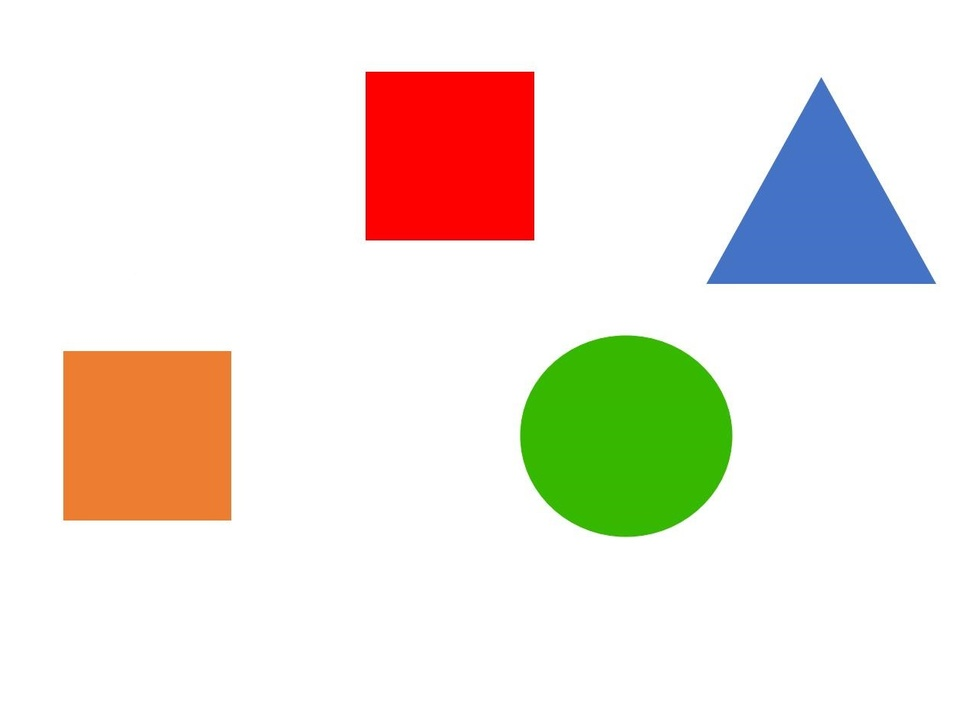
#> input picture TASK 2/Image1.jpg, 977 x 722 px, shrunk from 1280 x 946 before the run
$ python 'IP task2.py'
#> lines starting #> are read from the running program, lines starting #| are printed output that depends on the picture; after the words box and inside, x2 and y2 are one past the last pixel; in counts of white or black regions, pixels touching at a corner belong together; long printed decimals are rounded
import cv2 as cv
import numpy as np
img1= cv.imread("Image1.jpg")
#> img1 is the input picture: shape (722, 977, 3); mean B, G, R 222.3, 231.2, 238.2
img2= cv.imread("Image2.png")
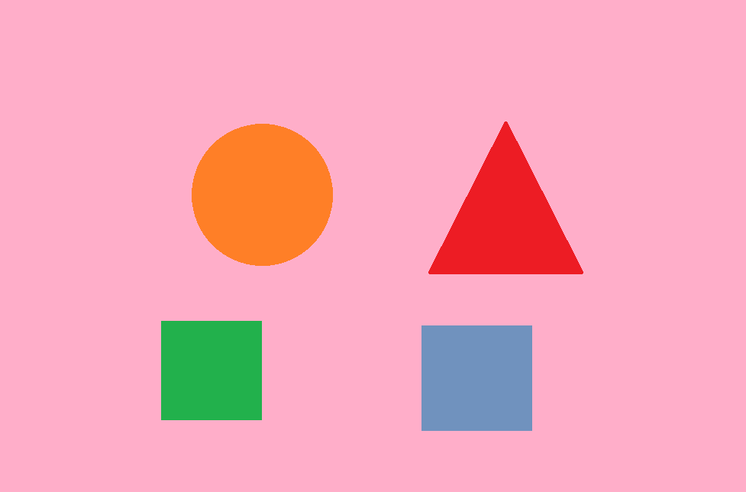
#> input picture TASK 2/Image2.png, 746 x 492 px, shrunk from 977 x 644 before the run
#> img2 is the input picture: shape (492, 746, 3); mean B, G, R 184.8, 166.3, 243.8
gray1=cv.cvtColor(img1,cv.COLOR_BGR2GRAY)
gray2=cv.cvtColor(img2,cv.COLOR_BGR2GRAY)
ret,thresh1=cv.threshold(gray1,200,300,0)
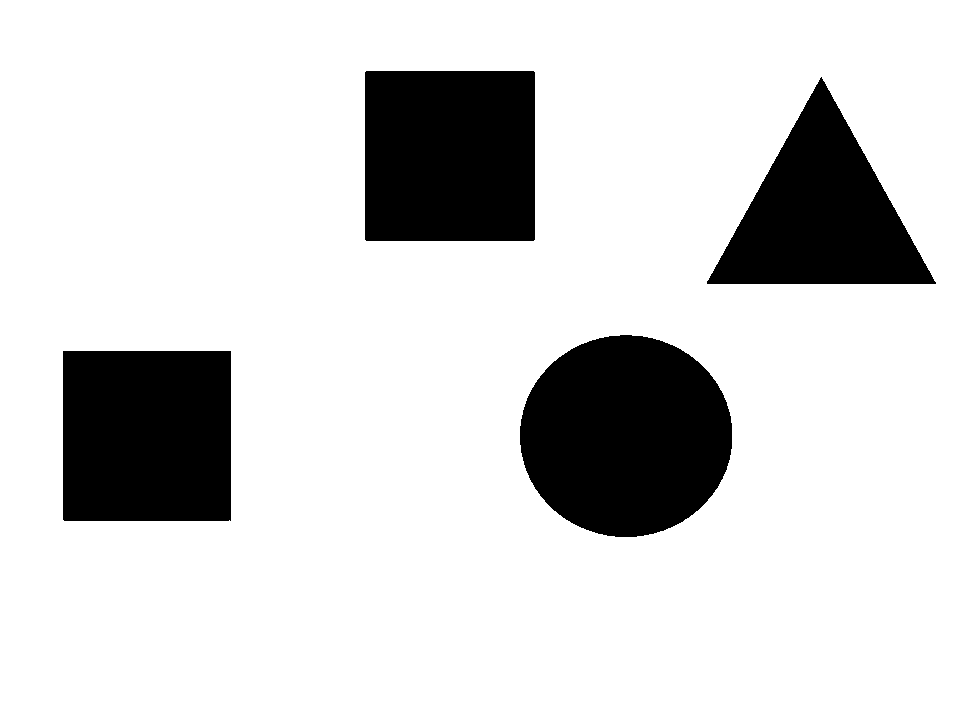
#> thresh1: shape (722, 977); 83.7% white; 4 black regions, box (x1, y1, x2, y2) and area: (520, 335, 732, 537) 33658, (365, 71, 535, 241) 28896, (63, 351, 231, 521) 28558, (707, 77, 936, 284) 23869
ret,thresh2=cv.threshold(gray2,200,300,0)
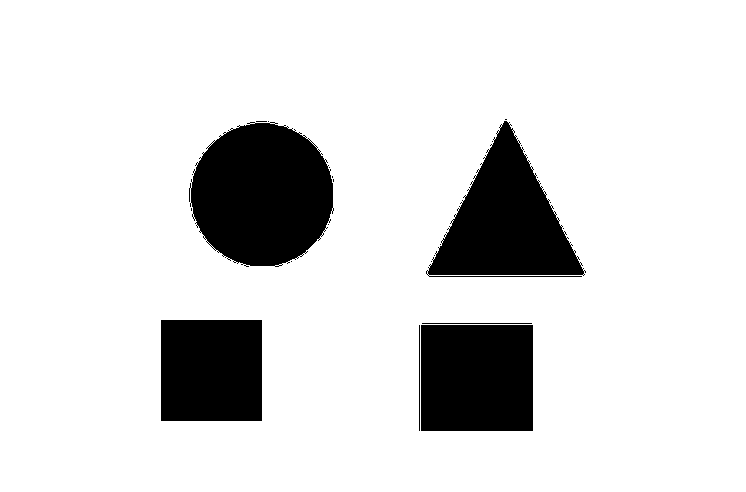
#> thresh2: shape (492, 746); 86% white; 25 black regions (19 under 20 px)
contours1,hierarchy=cv.findContours(thresh1,cv.RETR_TREE,cv.CHAIN_APPROX_SIMPLE)
#> contours1 = 5 contours; box (x1, y1, x2, y2) and area: (0, 0, 977, 722) 703696, (519, 334, 733, 538) 33951, (364, 70, 536, 242) 29233, (62, 350, 232, 522) 28894, (706, 76, 937, 285) 24190
contours2,hierarchy=cv.findContours(thresh2,cv.RETR_TREE,cv.CHAIN_APPROX_SIMPLE)
#> contours2 = 287 contours, 277 with area under 20; largest, box (x1, y1, x2, y2) and area: (0, 0, 746, 492) 365795, (190, 122, 334, 267) 16191, (427, 120, 585, 276) 12736, (420, 324, 534, 432) 12089, (160, 319, 263, 422) 10402
cnt1=contours1[0]
#> cnt1 = [[0, 0], [0, 721], [976, 721], [976, 0]]
cnt2=contours2[0]
#> cnt2 = [[0, 0], [0, 491], [745, 491], [745, 0]]
M1=cv.moments(cnt1)
#> M1 = moments, m00 703696, centre m10/m00, m01/m00 = (488, 360.5)
M2=cv.moments(cnt2)
#> M2 = moments, m00 365795, centre m10/m00, m01/m00 = (372.5, 245.5)
cx1=int(M1['m10']/M1['m00'])
#> cx1 = 488
cy1=int(M1['m01']/M1['m00'])
#> cy1 = 360
cx2=int(M2['m10']/M2['m00'])
#> cx2 = 372
cy2=int(M2['m01']/M2['m00'])
#> cy2 = 245
area1=[]
area2=[]
def funcA():
    print("NO. OF ROWS,COLUMNS AND CHANNELS :")
    print("image 1")
    print(img1.shape)
#| (722, 977, 3)
    print("image 2")
    print(img2.shape)
#| (492, 746, 3)


def funcB():
    print("THE VALUE OF INTENSITY IN RED,GREEN AND BLUE ORDER AT THE CENTRE:")
    print("image 1")
    px=img1[cx1,cy1,(2,1,0)]
#> px = [255, 255, 255]
    print(px)
#| [255 255 255]
    print("image 2")
    qx=img2[cx2,cy2,(2,1,0)]
#> qx = [34, 177, 76]
    print(qx)
#| [ 34 177  76]


def funcC():
    cv.drawContours(img1,contours1,-1,(0,255,0),3)
#> img1: shape (722, 977, 3); 3.27% of pixels changed, all inside (x1, y1, x2, y2) = (0, 0, 977, 722)
    cv.drawContours(img2,contours2,-1,(0,255,0),3)
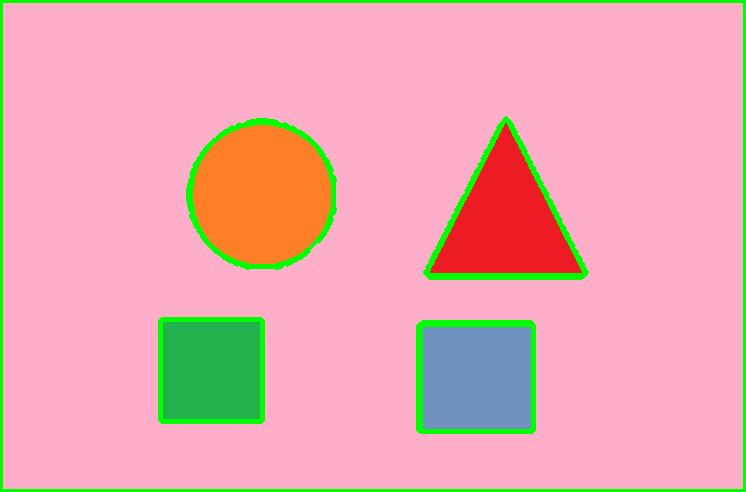
#> img2: shape (492, 746, 3); 4.84% of pixels changed, all inside (x1, y1, x2, y2) = (0, 0, 746, 492)
    cv.imshow("image1",img1)
    cv.imshow("image2",img2)
    print("Image 1:")
    for i in range(len(contours1)):
       print("Area of contour"+str(i+1)+"=",cv.contourArea(contours1[i]))
       print("Perimeter of contour"+str(i+1)+"=",cv.arcLength(contours1[i],True))
#> this loop made 5 passes
#| Area of contour1= 703696.0
#| Perimeter of contour1= 3394.0
#| Area of contour2= 28894.5
#| Perimeter of contour2= 677.899
#| Area of contour3= 33951.0
#| Perimeter of contour3= 689.068
#| Area of contour4= 24190.0
#| Perimeter of contour4= 740.098
#| Area of contour5= 29233.0
#| Perimeter of contour5= 679.314
    print("Image 2:")
    for i in range(len(contours2)):
       print("Area of contour"+str(i+1)+"=",cv.contourArea(contours2[i]))
       print("Perimeter of contour"+str(i+1)+"=",cv.arcLength(contours2[i],True))
#> this loop made 287 passes
#> (printed output is left out)

def funcD():
    ig1= cv.imread("Image1.jpg")
    ig2= cv.imread("Image2.png")
    for i in range(1,len(contours1)):
       x=cv.contourArea(contours1[i])
       area1.append(x)
#> this loop made 4 passes
#> x on passes 1 to 4: 28894.5, 33951, 24190, 29233
#> after the loop, area1 = [28894.5, 33951, 24190, 29233]
    print("image 1:")
    print("maximum area =",max(area1))
    m=int(area1.index(max(area1)))
#> m = 1
    print("it's perimeter=",cv.arcLength(contours1[m+1],True))
    cv.drawContours(ig1,contours1,m+1,(0,255,0),3)
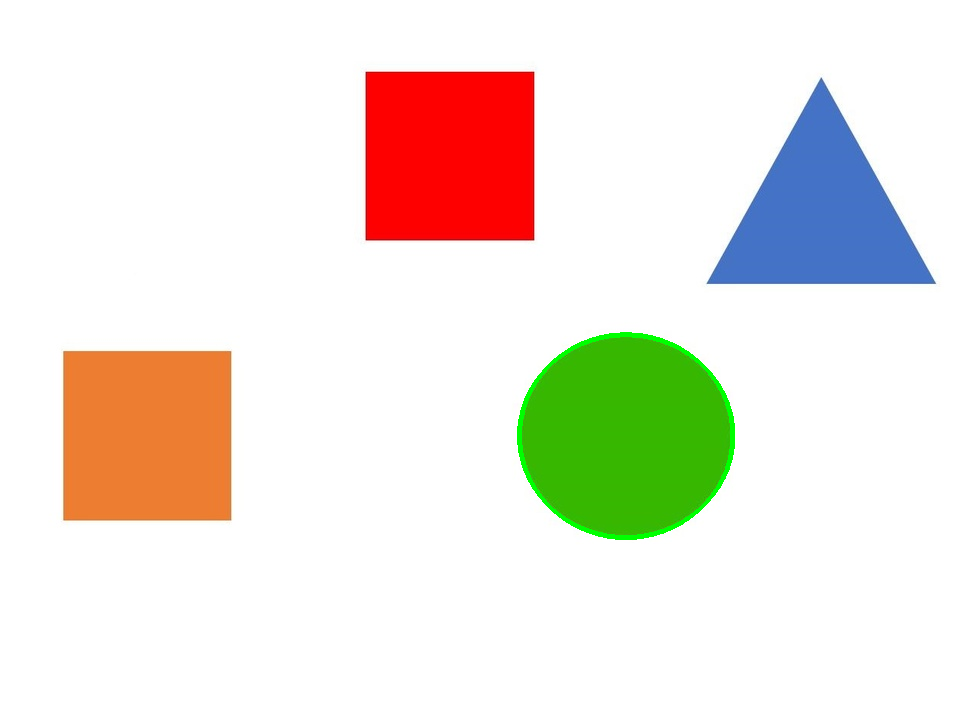
#> ig1: shape (722, 977, 3); 0.42% of pixels changed, all inside (x1, y1, x2, y2) = (517, 332, 735, 540)
    cv.imshow("imag1",ig1)
    for i in range(1,len(contours2)):
       u=cv.contourArea(contours2[i])
       area2.append(u)
#> this loop made 286 passes
#> u on passes 1 to 3: 12089, 212, 220
#> after the loop, area2 = 286 values, max 16191 at index 277, min 2 at index 5, mean 185.1
    print("image 2:")
    print("maximum area 2 =",max(area2))
    n=int(area2.index(max(area2)))
#> n = 277
    print("it's perimeter =",cv.arcLength(contours2[n+1],True))
    cv.drawContours(ig2,contours2,n+1,(0,255,0),3)
#> ig2: shape (492, 746, 3); 0.55% of pixels changed, all inside (x1, y1, x2, y2) = (188, 120, 336, 269)
    cv.imshow("imag2",ig2)
def funcE():
    cv.imshow("picture1",gray1)
    cv.imshow("picture2",gray2)

def funcF():
    r1=img1.copy()
    r2=img2.copy()
    r1[:,:,0]=0
    r1[:,:,1]=0
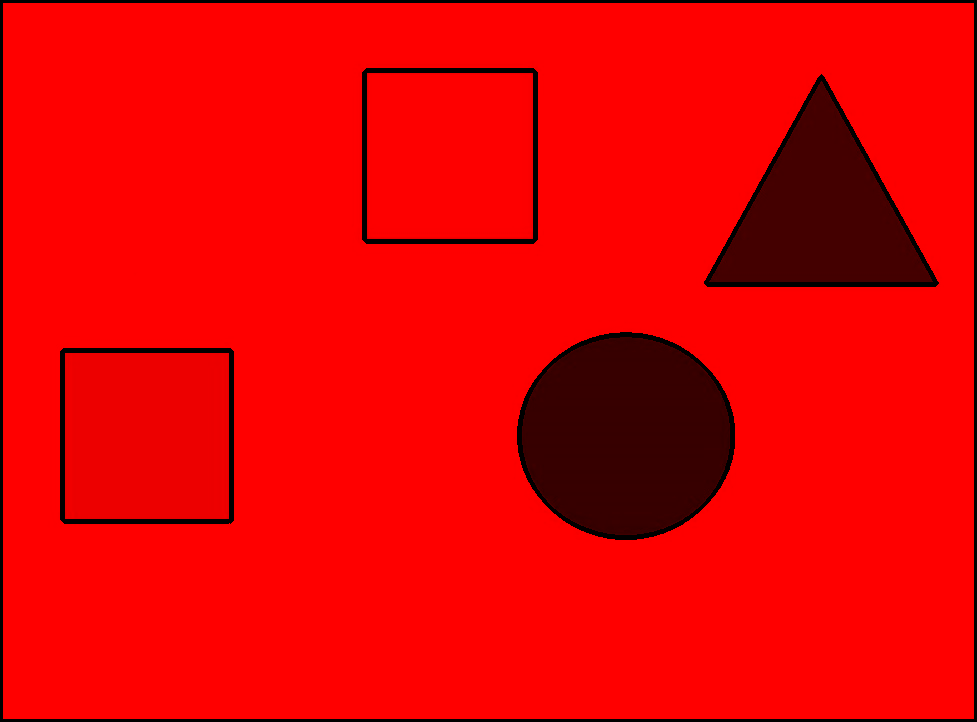
#> r1: shape (722, 977, 3); mean B, G, R 0, 0, 230.7
    r2[:,:,0]=0
    r2[:,:,1]=0
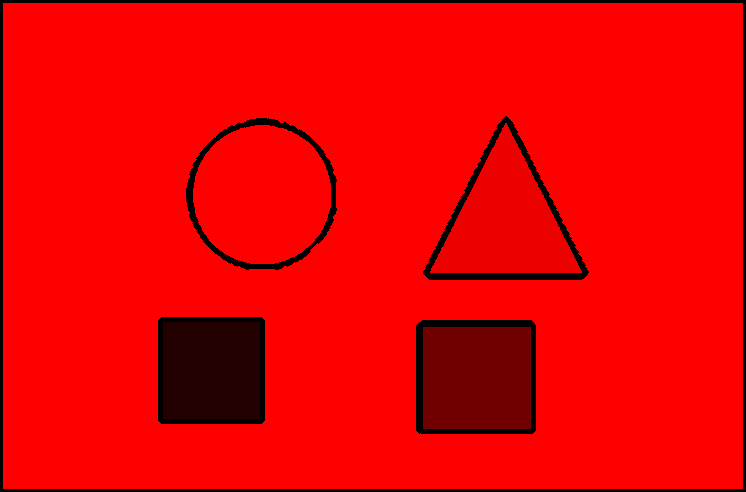
#> r2: shape (492, 746, 3); mean B, G, R 0, 0, 232.1
    cv.imshow("photo1",r1)
    cv.imshow("photo2",r2)


funcA()
funcB()
funcC()
funcD()
funcE()
funcF()
cv.waitKey(0)
cv.destroyAllWindows()
